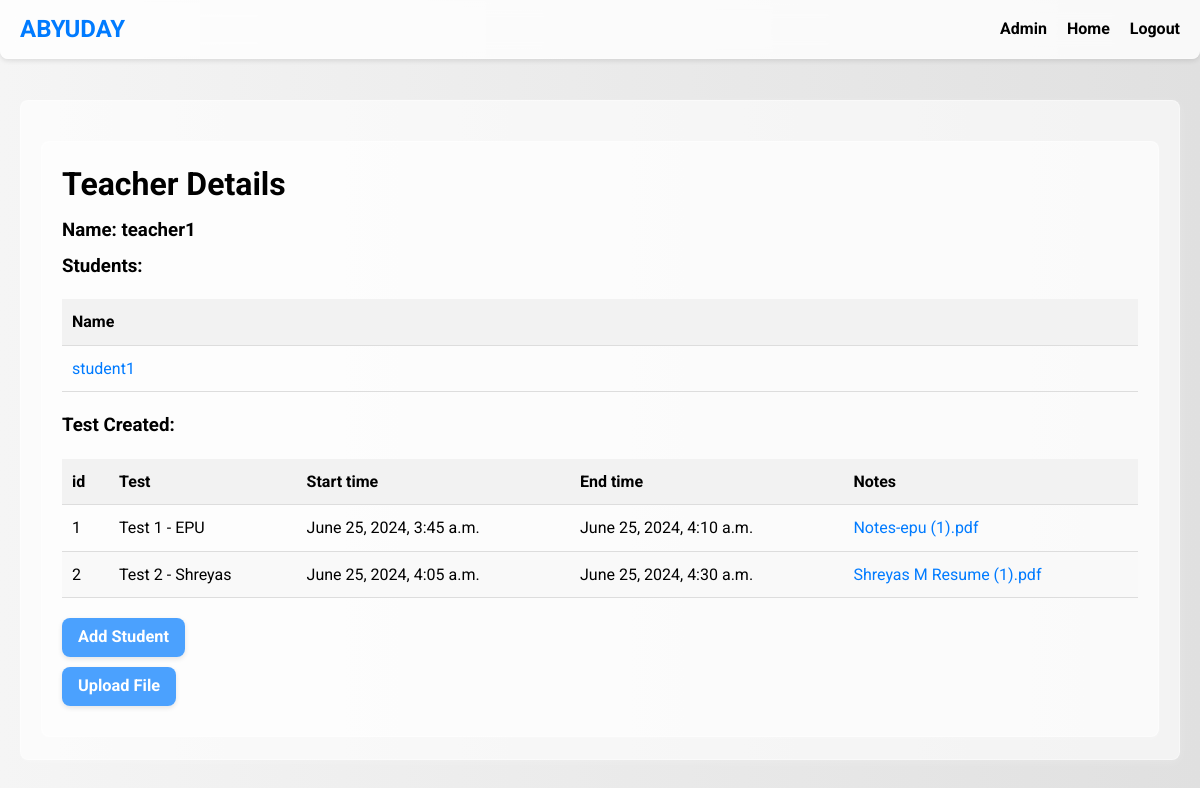
The page /teacher/1/ (signed in) on the database its author committed.
### firstapp/models.py (models this page shows, shortened)
class Teacher(models.Model):
    name = models.OneToOneField(User, on_delete=models.CASCADE, limit_choices_to={'groups__name': 'Teacher'})

class Students(models.Model):
    name = models.OneToOneField(User, on_delete=models.CASCADE, limit_choices_to={'groups__name': 'Students'})
    teacher = models.ForeignKey(Teacher, related_name='students',on_delete=models.CASCADE)
    description = models.TextField(blank=True)
    added_at= models.DateTimeField(auto_now_add=True)

class Test(models.Model):
    teacher = models.ForeignKey(Teacher, related_name='tests', on_delete=models.CASCADE)
    test_data=models.JSONField()
    display_name = models.CharField(max_length=100)
    test_name=models.CharField(max_length=100)
    test_total_marks=models.PositiveBigIntegerField()
    file_path=models.CharField(max_length=1000)
    start_time=models.DateTimeField()
    end_time=models.DateTimeField()

### firstapp/views.py (the view)
# urls.py: path('teacher/<int:pk>/', views.teacherdetail.as_view(), name='teacher_detail'),
class teacherdetail(LoginRequiredMixin,PermissionRequiredMixin,DetailView):
    permission_required='firstapp.add_students'
    model=Teacher

### firstapp/templates/firstapp/teacher_detail.html (shortened to what this page needs)
{% extends "firstapp/base.html" %}
{% block body_block %}
    <div class="school-details">
        <h1>Teacher Details</h1>
        <div class="school-info">
            <h3>Name: {{ teacher.name }}</h3>
        </div>
        <h3>Students:</h3>
        <table class="students-table">
            <thead>
                <tr>
                    <th>Name</th>
                </tr>
            </thead>
            <tbody>
                {% for student in teacher.students.all %}
                    <tr>
                        <td class="no-underline"><a href="{% url 'firstapp:detail-student' pk=student.id %}" class="test-link">{{ student.name }}</a></td>
                    </tr>
                {% endfor %}
            </tbody>
        </table>
        <h3>Test Created:</h3>
        <table class="students-table">
            <thead>
                <tr>
                    <th>id</th>
                    <th>Test</th>
                    <th>Start time</th>
                    <th>End time</th>
                    <th>Notes</th>
                </tr>
            </thead>
            <tbody>
                {% for test in teacher.tests.all %}
                    <tr>
                        <td>{{ test.id}}</td>
                        <td>{{ test.display_name }}</td>
                        <td>{{ test.start_time }}</td>
                        <td>{{ test.end_time }}</td>
                        <td class="no-underline"><a href="{% url 'firstapp:download-file' test.file_path %}" class="test-link">{{test.file_path}}</a></td>
                    </tr>
                {% endfor %}
            </tbody>
        </table>
        {% if perms.firstapp.add_students %}
            <h3><a href="{% url 'firstapp:add-student' %}" class="update-profile-link">Add Student</a></h3>
            <h3><a href="{% url 'firstapp:upload-file' %}" class="update-profile-link">Upload File</a></h3>
        {% endif %}
    </div>
{% endblock %}

### firstapp/templates/firstapp/base.html (style rules this page uses)
:root { --primary-color: #007bff; --secondary-color: #0056b3; --background-color: #f5f5f5; --text-color: #000; --navbar-bg: rgba(255, 255, 255, 0.8); --navbar-border: rgba(255, 255, 255, 0.3); --shadow-color: rgba(0, 0, 0, 0.1); --radius: 8px; --transition-speed: 0.3s; --hover-bg-color: rgba(233, 236, 239, 0.8); --button-bg-color: rgba(0, 123, 255, 0.7); --button-hover-bg-color: rgba(0, 86, 179, 0.7); --max-width: 1440px; --glass-bg-color: rgba(255, 255, 255, 0.6); --glass-border: rgba(255, 255, 255, 0.4); --glass-shadow: rgba(255, 255, 255, 0.2); }
* { box-sizing: border-box; margin: 0; padding: 0; }
body { font-family: "Roboto", sans-serif; background: linear-gradient(to right, #f5f5f5, #e0e0e0); color: var(--text-color); display: flex; flex-direction: column; min-height: 100vh; line-height: 1.6; scroll-behavior: smooth; }
h1, h2, h3 { color: var(--text-color); margin-bottom: 10px; line-height: 1.4; }
table { width: 100%; border-collapse: collapse; margin-top: 20px; }
th, td { padding: 12px; text-align: left; border-bottom: 1px solid var(--navbar-border); }
th { background-color: rgba(240, 240, 240, 0.8); }
.school-details { background-color: var(--glass-bg-color); padding: 20px; border-radius: var(--radius); box-shadow: 0 2px 10px var(--glass-shadow); border: 1px solid var(--glass-border); margin-top: 20px; }
.school-info h3 { margin-top: 0; }
.students-table { border-collapse: collapse; width: 100%; margin-top: 20px; margin-bottom: 20px; }
.students-table th, .students-table td { text-align: left; padding: 10px; border-bottom: 1px solid #ddd; }
.students-table th { background-color: rgba(240, 240, 240, 0.8); }
.students-table tr:nth-child(even) { background-color: rgba(249, 249, 249, 0.8); }
.no-underline a { text-decoration: none; color: var(--primary-color); transition: color var(--transition-speed); }
.update-profile-link { display: inline-block; padding: 8px 16px; background-color: var(--button-bg-color); color: #fff; text-decoration: none; border-radius: var(--radius); transition: background-color var(--transition-speed), transform var(--transition-speed), box-shadow var(--transition-speed); box-shadow: 0 2px 5px var(--shadow-color); font-size: 0.875em; }

### rows shown on the page
Teacher: name "teacher1"
Students: name "student1"
Test: id "1", display_name "Test 1 - EPU", start_time "June 25, 2024, 3:45 a.m.", end_time "June 25, 2024, 4:10 a.m.", file_path "Notes-epu (1).pdf"
Test: id "2", display_name "Test 2 - Shreyas", start_time "June 25, 2024, 4:05 a.m.", end_time "June 25, 2024, 4:30 a.m.", file_path "Shreyas M Resume (1).pdf"
